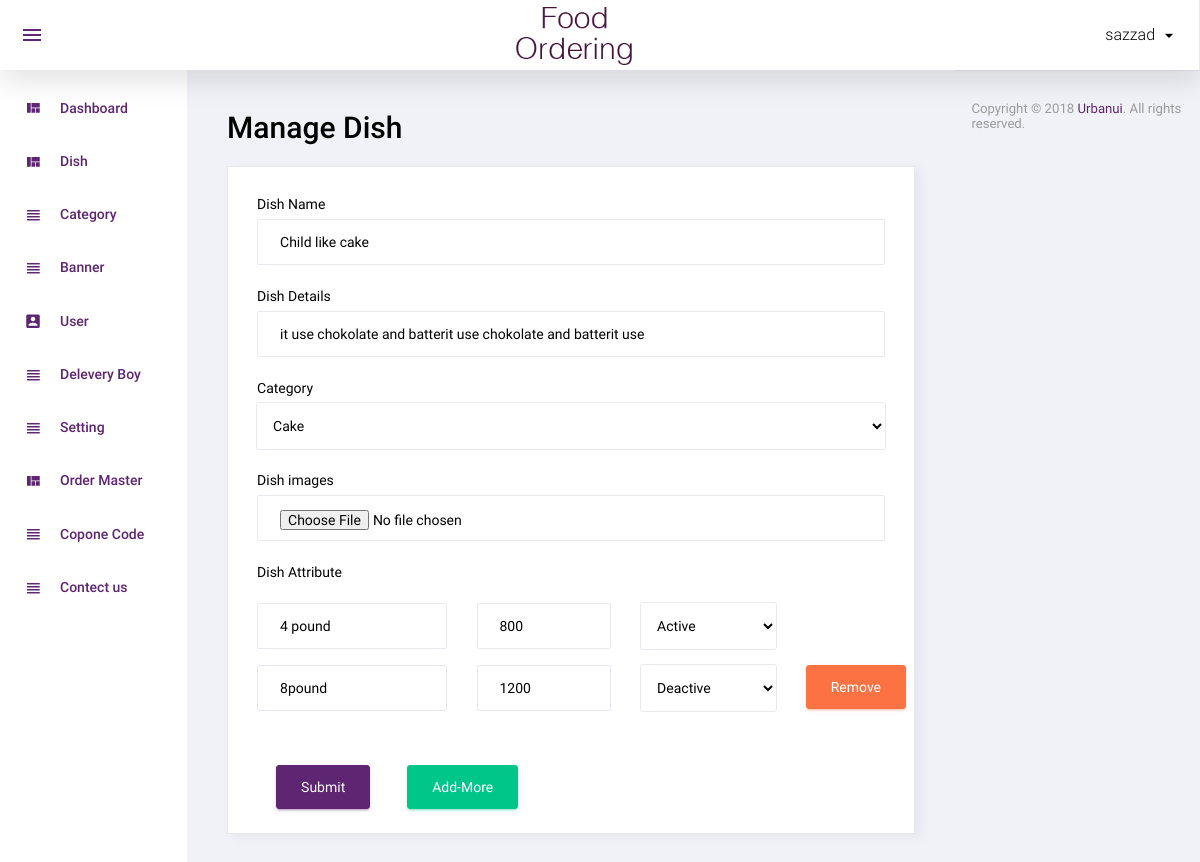
Screenshot of /admin/manage_dish.php?id=11 (signed in) with the database file from the repository.
### tables this page shows
CREATE TABLE `dish` (
  `id` int(11) NOT NULL,
  `category_id` int(11) NOT NULL,
  `dish` varchar(255) NOT NULL,
  `dish_detail` varchar(255) NOT NULL,
  `images` varchar(255) NOT NULL,
  `stats` int(11) NOT NULL,
  `add_on` datetime NOT NULL DEFAULT current_timestamp()
);

CREATE TABLE `dish_details` (
  `id` int(11) NOT NULL,
  `dish_id` int(11) NOT NULL,
  `Attribute` varchar(200) NOT NULL,
  `Price` int(100) NOT NULL,
  `status` varchar(100) NOT NULL,
  `date` date NOT NULL DEFAULT current_timestamp()
);

### admin/function.inc.php (called while the page is built, shortened)
<?php
function get_safe_value($str){
	global $con;
	$str=mysqli_real_escape_string($con,$str);
	return $str;
}
	?>

### admin/manage_dish.php (the view, shortened to what this page needs)
<?php
include('top.php');
$dish_name='';
$disg_detail='';
$dish_category_id='';
$images='';
$images_stats="required";
$id='';
if(isset($_GET['id']) && $_GET['id']>0){
  $images_stats='';
	$id=get_safe_value($_GET['id']);
	$row=mysqli_fetch_assoc(mysqli_query($con,"select * from dish where id='$id'"));
  $dish_id=$row['id'];
  $dish_name=$row['dish'];
  $disg_detail=$row['dish_detail'];
  $dish_category_id=$row['category_id'];
  $images=$row['images'];
}
?>
<div class="row">
			<h1 class="grid_title ml10 ml15">Manage Dish</h1>
            <div class="col-12 grid-margin stretch-card">
              <div class="card">
                <div class="card-body">
                  <form class="forms-sample" method="post" enctype="multipart/form-data">
                    <div class="form-group">
                      <label for="exampleInputName1">Dish Name</label>
                      <input type="text" class="form-control" placeholder="Dish Name" name="dish" required value="<?php echo $dish_name ?>">
                    </div>
                     <div class="form-group">
                       <label for="exampleInputEmail3" required>Dish Details</label>
                       <input type="textbox" class="form-control" placeholder="detals" name="dish_detail"  value="<?php echo $disg_detail ?>">
                     </div>
                      <div class="form-group">
                        <label for="exampleInputEmail3" required>Category</label>
                        <select class="form-control select" name="dish_Category">
                          <?php
                          $category_sql=mysqli_query($con,"select * from category WHERE 1");
                          while($data=mysqli_fetch_assoc($category_sql)){
                            if($dish_category_id==$data['id']){?>
                               <option selected value="<?php echo $data['id'] ?>"><?php echo $data['category_name'] ?></option>
                           <?php }else{ ?>
                              <option value="<?php echo $data['id'] ?>"><?php echo $data['category_name'] ?></option>
                          <?php }
                            }
                          ?>
                        </select>
                      </div>
                      <div class="form-group">
                        <label for="exampleInputEmail3" required>Dish images</label>
                        <input type="file" class="form-control"  name="dish_images" value="<?php echo $images ?>" <?php echo $images_stats ?>>
                      </div>
                      <div class="form-group" id="attr_box">
                        <label for="exampleInputEmail3" required>Dish Attribute</label>
                 <?php
                   if($id!=''){
                     $dish_id_sp=$dish_id;
                      $attr_sql=mysqli_query($con,"SELECT `id`, `dish_id`, `Attribute`, `Price`, `status`, `date` FROM `dish_details` WHERE  dish_id='$dish_id_sp'");
                      $i=1;
                      while($dish_data=mysqli_fetch_assoc($attr_sql)){
                       ?>
                        <div id="dish_box1">
                          <div class="row" id="sp_box" >
                            <div class="col-4 mt-3">
                              <input type="textbox" name="Attribute[]" class="form-control" placeholder="Attribute" value="<?php echo $dish_data['Attribute'] ?>">
                            </div>
                            <div class="col-3 mt-3">
                              <input type="textbox" name="price[]" class="form-control" placeholder="price" value="<?php echo $dish_data['Price'] ?>">
                            </div>
                            <div class="col-3 mt-3">
                              <select class="form-control" name="dish_detals_stats[]">
                                    <?php
                                    if($dish_data['status'] ==1){?>
                                        <option value="1" selected>Active</option>
                                  <?php }elseif($dish_data['status']==0){?>
                                      <option value="0" selected>Deactive</option>
                                  <?php } ?>
                              </select>
                            </div>
                                <?php if($i!=1){?>
                            <div class="col-2 mt-3">
                             <button type='button' class='btn btn-danger mr-2' name='remove_attr' onclick=remove_more_new("<?php echo $dish_data['id'] ?>")>Remove</button>
                            </div>
                          <?php }?>
                          </div>
                        </div>
                      <?php
                      $i++;
                          }}
                           ?>
                      </div>
                    </div>
                     <div class="row">
                       <div class="col-3">
                         <button type="submit" class="ml-5 mb-4 btn btn-primary mr-2" name="submit">Submit</button>
                       </div>
                      <?php
                      if($id!=''){ ?>
                        <div class="col-3">
                          <button type="button" class="mb-4 btn btn-success mr-2" name="submit" onclick="Add_more()">Add-More</button>
                        </div>
                     <?php  }
                       ?>
                       <div class="col-6"></div>
                     </div>
                </div>
              </div>
            </div>
		   </div>
<?php include('footer.php');?>

### admin/assets/css/custom.css (style rules this page uses)
.form-control.select { color: black; }

### admin/manage_dish.php (style rules this page uses)
.form-control { color:black !important; }

### rows the page displays
dish: dish "Child like cake", dish_detail "it use chokolate and batterit use chokolate and batterit use"
dish_details: Attribute "4 pound", Price "800", status "Active"
dish_details: Attribute "8pound", Price "1200", status "Deactive"

### other values shown
$_SESSION['Admin_name'] "sazzad"
form field dish_Category "Cake"
